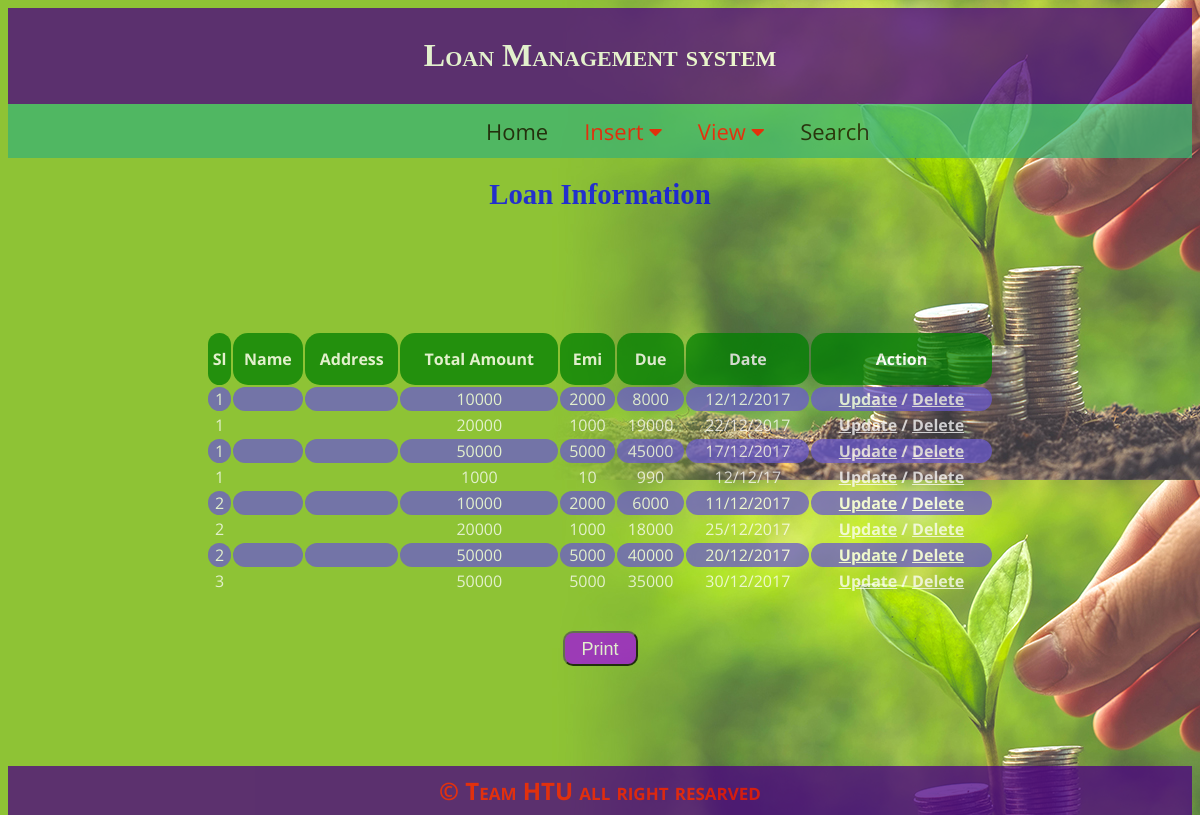
Screenshot of /loan_view.php with the database file from the repository.
### tables this page shows
CREATE TABLE `tb_loan` (
  `sl` int(20) NOT NULL,
  `Acc_id` int(44) NOT NULL,
  `total` int(20) NOT NULL,
  `emi` int(20) NOT NULL,
  `due` int(20) NOT NULL,
  `date` varchar(30) NOT NULL
);

### loan_view.php (the view, shortened to what this page needs)
<?php include 'header.php'; ?>
<div id="printableArea">
<h2 align=center><big>Loan Information</big></h2>
<div style="padding: 100px; " >
<?php
$servername = "localhost";
$username = "root";
$password = "";
$dbname = "db_loanmanagementsystem";
$conn = mysqli_connect($servername, $username, $password, $dbname);
$sql = "SELECT * FROM tb_loan";
$result = mysqli_query($conn, $sql);
if ($result->num_rows > 0) {
    echo "<table align=center> <tr> <th>Sl</th> <th>Name</th> <th>Address</th> <th>Total Amount</th> <th>Emi</th> <th>Due</th> <th>Date</th><th>Action</th></tr>";
    while($row = $result->fetch_assoc()) {
        echo "<tr> <td>" . $row["sl"]. "</td> <td>" . $row["Name"]. "</td> <td>" . $row["Address"]. "</td> <td>" . $row["total"]."</td> <td>" . $row["emi"]."</td> <td>".$row["due"]."</td> <td>".$row["date"]."</td><td>"."<a href='loan_edit.php?id=".$row["sl"]."'><b>Update</a>"." / "."<a href='loan_delect.php?id=".$row["sl"]."'>Delete</a>"."</td></tr>";
    }
    echo "</table>";
}
else {
    echo "0 results";
}
?>
<br><br>
<center><input type="button"style="width: 75px;height: 35px; background: #A20FE2;color: #fff;font-size: 18px;border-radius: 10px;padding: 6px;" onclick="window.location.href='loan_all_print.php'" value="Print" /></center>
</div>
</div>
<?php include 'footer.php'; ?>

### header.php (style rules this page uses)
h1,h2,h3,big { font-family:Comic Sans MS; }
table { width: 80%; font-family: 'Open Sans', sans-serif;color: #fff; }
th { border: 1px; background-color: green; height: 50px; border-radius: 15px; }
td { text-align: center;border-radius: 15px;border: 1px; }
td a { color: #fff; }
tr:nth-child(even) { background-color: slateblue }
tr:nth-child(odd) { background-color: }
body { opacity:0.75; }
h2 { color:blue; }

### rows the page displays
tb_loan: sl "1", total "10000", emi "2000", due "8000", date "12/12/2017"
tb_loan: sl "1", total "20000", emi "1000", due "19000", date "22/12/2017"
tb_loan: sl "1", total "50000", emi "5000", due "45000", date "17/12/2017"
tb_loan: sl "1", total "1000", emi "10", due "990", date "12/12/17"
tb_loan: sl "2", total "10000", emi "2000", due "6000", date "11/12/2017"
tb_loan: sl "2", total "20000", emi "1000", due "18000", date "25/12/2017"
tb_loan: sl "2", total "50000", emi "5000", due "40000", date "20/12/2017"
tb_loan: sl "3", total "50000", emi "5000", due "35000", date "30/12/2017"
